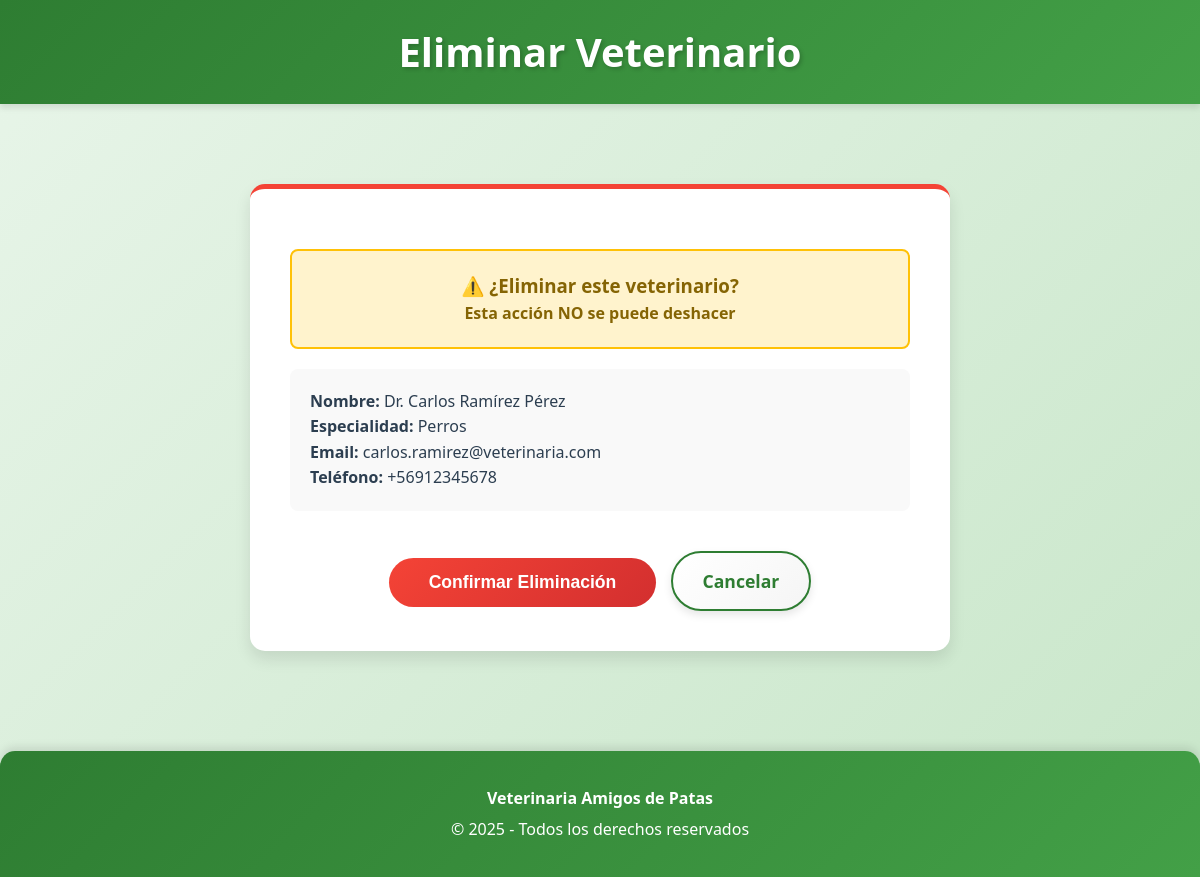
Screenshot of /veterinarios/eliminar/1/ (signed in) with the database file from the repository.
### appVeterinaria/models.py (models this page shows, shortened)
class Veterinario(models.Model):
    ESPECIALIDAD_CHOICES = [
        ('Perros', 'Perros'),
        ('Gatos', 'Gatos'),
        ('Otros', 'Otros'),
    ]
    nombre_veterinario = models.CharField(
        max_length=100,
        unique=True,
        validators=[MinLengthValidator(2)],
        verbose_name="Nombres y Apellidos"
    )
    especialidad = models.CharField(
        max_length=100,
        choices=ESPECIALIDAD_CHOICES,
        verbose_name="Especialidad"
    )
    email = models.EmailField(
        unique=True,
        validators=[EmailValidator()],
        verbose_name="Correo Electrónico"
    )
    telefono = models.CharField(
        max_length=15,
        unique=True,
        validators=[RegexValidator(
            regex=r'^\+?1?\d{9,15}$',
            message="El número de teléfono debe tener entre 9 y 15 dígitos."
        )],
        verbose_name="Teléfono"
    )
    direccion = models.CharField(
        max_length=255,
        validators=[MinLengthValidator(5)],
        verbose_name="Dirección"
    )

### appVeterinaria/views.py (the view)
# urls.py: path('veterinarios/eliminar/<int:veterinario_id>/', views.eliminar_veterinario, name='eliminar_veterinario'),
def eliminar_veterinario(request, veterinario_id):
    if not tiene_permiso(request, 'veterinarios'):
        messages.error(request, 'No tienes permiso para realizar esta acción.')
        return redirect('inicio')
    try:
        veterinario = Veterinario.objects.get(id=veterinario_id)
    except Veterinario.DoesNotExist:
        messages.error(request, 'El veterinario no existe.')
        return redirect('lista_veterinarios')
    if request.method == 'POST':
        nombre = veterinario.nombre_veterinario
        veterinario.delete()
        messages.success(request, f'Veterinario {nombre} eliminado exitosamente.')
        return redirect('lista_veterinarios')
    return render(request, 'appVeterinaria/eliminar_veterinario.html', {'veterinario': veterinario})

### appVeterinaria/views.py (called while the page is built)
def usuario_logueado(request):
    return request.session.get('user_logged', False)

def tiene_permiso(request, modulo):
    if not usuario_logueado(request):
        return False
    rol = request.session.get('rol', '')
    permisos = PERMISOS_ROL.get(rol, [])
    return modulo in permisos

### templates/appVeterinaria/eliminar_veterinario.html (shortened to what this page needs)
<!DOCTYPE html>
<html lang="es">
<head>
    {% load static %}
    <link rel="stylesheet" href="{% static 'css/styles.css' %}">
</head>
<body>
    <header class="main-header">
        <h1>Eliminar Veterinario</h1>
    </header>
    <div class="content">
        <div class="confirmation-container">
            <div class="warning-box">
                <h3 style="color: #856404;">⚠️ ¿Eliminar este veterinario?</h3>
                <p style="color: #856404; font-weight: bold;">Esta acción NO se puede deshacer</p>
            </div>
            <div style="background-color: #f9f9f9; padding: 20px; border-radius: 8px; margin: 20px 0;">
                <p><strong>Nombre:</strong> {{ veterinario.nombre_veterinario }}</p>
                <p><strong>Especialidad:</strong> {{ veterinario.especialidad }}</p>
                <p><strong>Email:</strong> {{ veterinario.email }}</p>
                <p><strong>Teléfono:</strong> {{ veterinario.telefono }}</p>
            </div>
            <form method="post" style="text-align: center;">
                <button type="submit" class="btn-danger" onclick="return confirm('⚠️ ¿Confirmas la eliminación?');">Confirmar Eliminación</button>
                <a href="{% url 'lista_veterinarios' %}" class="btn-menu">Cancelar</a>
            </form>
        </div>
    </div>
    <div class="footer">
        <p><strong>Veterinaria Amigos de Patas</strong></p>
        <p>&copy; 2025 - Todos los derechos reservados</p>
    </div>
</body>
</html>

### static/css/styles.css (style rules this page uses)
:root { --primary-green: #2e7d32; --secondary-green: #43a047; --light-green: #66bb6a; --very-light-green: #c8e6c9; --background-green: #e8f5e9; --dark-green: #1b5e20; --accent-orange: #ff9800; --white: #ffffff; --text-dark: #2c3e50; --shadow: rgba(0, 0, 0, 0.1); --shadow-hover: rgba(0, 0, 0, 0.2); }
* { margin: 0; padding: 0; box-sizing: border-box; }
body { font-family: 'Segoe UI', Tahoma, Geneva, Verdana, sans-serif; background: linear-gradient(135deg, #e8f5e9 0%, #c8e6c9 100%); color: var(--text-dark); line-height: 1.6; min-height: 100vh; }
.main-header { background: linear-gradient(135deg, var(--primary-green) 0%, var(--secondary-green) 100%); padding: 20px; color: var(--white); box-shadow: 0 4px 6px var(--shadow); position: sticky; top: 0; z-index: 100; }
.main-header h1 { display: flex; align-items: center; justify-content: center; font-size: 2.5em; margin: 0; text-shadow: 2px 2px 4px rgba(0, 0, 0, 0.2); animation: slideDown 0.5s ease-out; }
.content { max-width: 1200px; margin: 30px auto; padding: 20px; animation: fadeIn 0.6s ease-out; }
.btn-menu { display: inline-block; padding: 14px 30px; background: linear-gradient(135deg, var(--white) 0%, #f5f5f5 100%); color: var(--primary-green); text-align: center; text-decoration: none; border: 2px solid var(--primary-green); border-radius: 30px; font-size: 1.1em; font-weight: bold; transition: all 0.3s ease; margin-top: 20px; box-shadow: 0 4px 8px var(--shadow); }
.footer { text-align: center; margin-top: 50px; padding: 30px 20px; background: linear-gradient(135deg, var(--primary-green) 0%, var(--secondary-green) 100%); color: var(--white); border-radius: 15px 15px 0 0; box-shadow: 0 -4px 8px var(--shadow); }
.footer p { margin: 5px 0; font-size: 1em; }

### templates/appVeterinaria/eliminar_veterinario.html (style rules this page uses)
.confirmation-container { max-width: 700px; margin: 30px auto; background: var(--white); padding: 40px; border-radius: 15px; box-shadow: 0 8px 16px var(--shadow); border-top: 5px solid #f44336; }
.warning-box { background-color: #fff3cd; border: 2px solid #ffc107; border-radius: 8px; padding: 20px; margin: 20px 0; text-align: center; }
.btn-danger { display: inline-block; padding: 14px 40px; background: linear-gradient(135deg, #f44336 0%, #d32f2f 100%); color: var(--white); border: none; border-radius: 30px; font-size: 1.1em; font-weight: bold; cursor: pointer; margin-right: 10px; }

### rows the page displays
Veterinario: nombre_veterinario "Dr. Carlos Ramírez Pérez", especialidad "Perros", email "carlos.ramirez@veterinaria.com", telefono "+56912345678"
